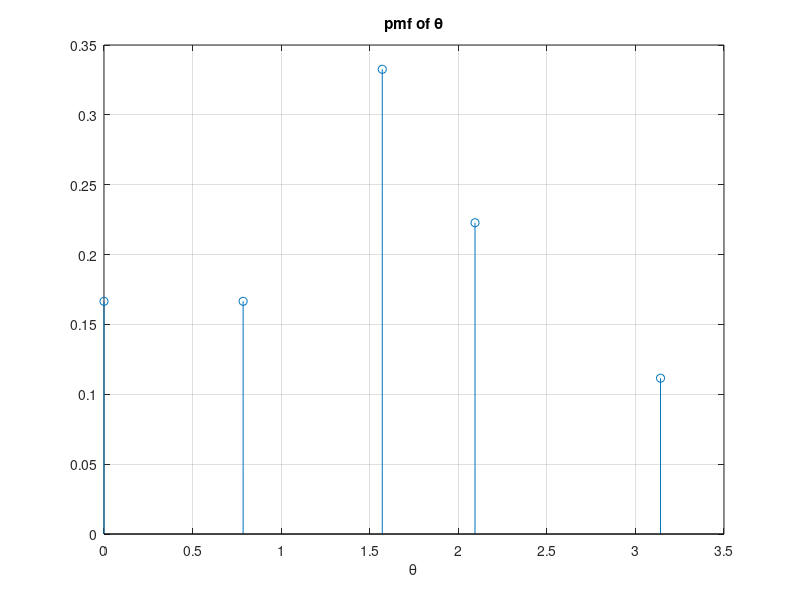
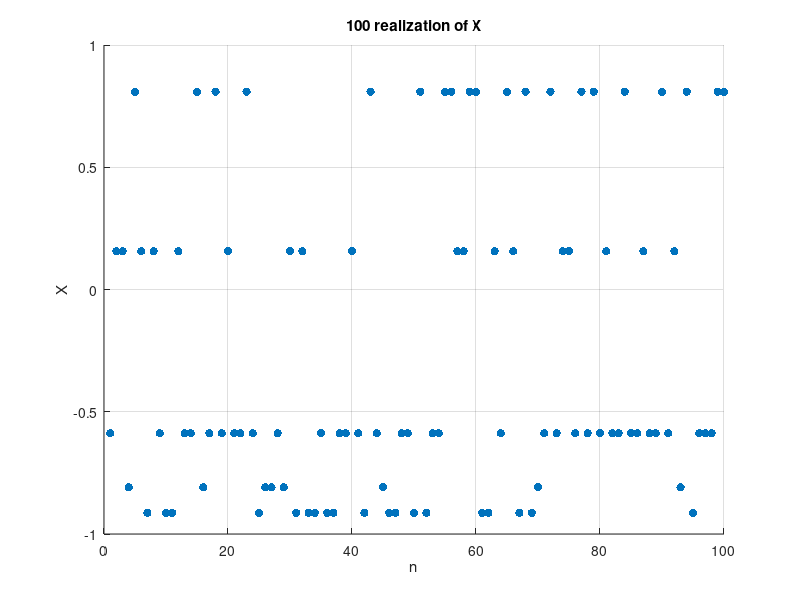
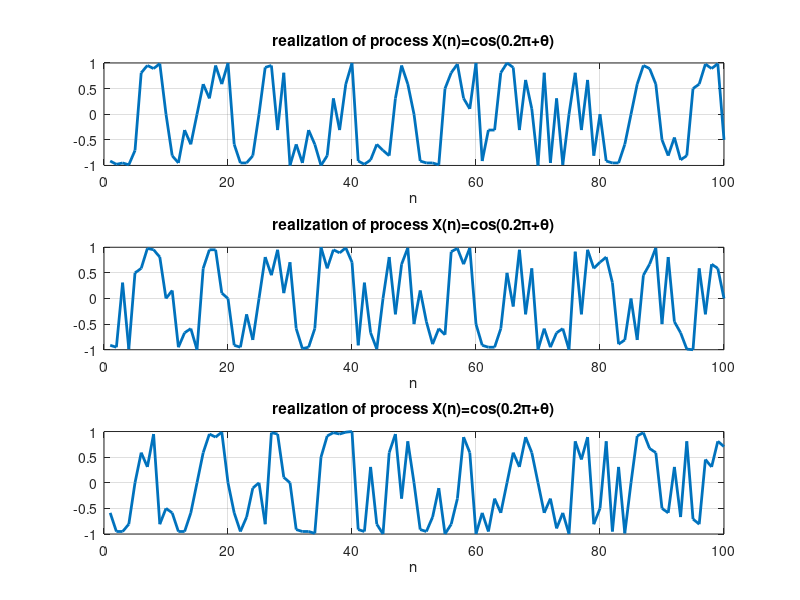
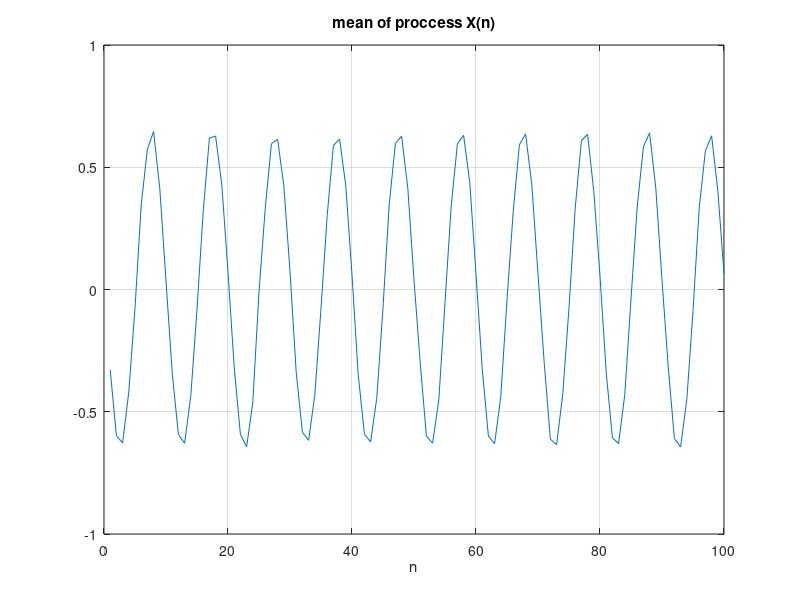

Here is the MATLAB script that generated these plots, in order: (Note: this script raises an error after producing the figures.)
%% Matlab HW03 - Communication Systems
%% Dr.behrouzi 
%% Fall 2018 
%% Student : Mehrsa Pourya 95101247
%% Part 2
%% Q1
% generate teta
clear 
clc
n=100000;
temp=rand(1,n);
indxteta0=find(temp<=1/6);
indxtetapi_4=find((1/6<temp & temp<=1/3));
indxtetapi_2=find((1/3<temp & temp<=2/3));
indxteta2pi_3=find((2/3<temp & temp<=8/9));
indxtetapi=find(8/9<temp);
teta(indxteta0)=0;
teta(indxtetapi_4)=pi/4;
teta(indxtetapi_2)=pi/2;
teta(indxteta2pi_3)=2*pi/3;
teta(indxtetapi)=pi;
% pmf of teta
pmfteta=[length(indxteta0) length(indxtetapi_4) length(indxtetapi_2) ...
    length(indxteta2pi_3) length(indxtetapi)]/n;
x=[0 pi/4 pi/2 2*pi/3 pi];
stem(x,pmfteta)
xlabel('\theta')
title('pmf of \theta')
grid on
% genrate X
figure
X=cos(0.2*pi+teta);
scatter(1:100,X(1:100),'fill')
xlabel('n')
ylabel('X')
title('100 realization of X')
grid on
% pmf of X
figure
pmfX=[length(find(X==cos(0.2*pi)))/n length(find(X==cos(0.2*pi+pi/4)))/n...
    length(find(X==cos(0.2*pi+pi/2)))/n length(find(X==cos(0.2*pi+2*pi/3)))/n...
    length(find(X==cos(0.2*pi+pi)))/n];
Xval=[cos(0.2*pi) cos(0.2*pi+pi/4) cos(0.2*pi+pi/2) cos(0.2*pi+2*pi/3)...
    cos(0.2*pi+pi)];
stem(Xval,pmfX)
grid on 
xlabel('X')
ylabel('Probability')
title('pmf of X')
%% Q 2
clear 
clc
for real =1 : 1000
n=100;
% generate theta
temp=rand(1,n);
indxteta0=find(temp<=1/6);
indxtetapi_4=find((1/6<temp & temp<=1/3));
indxtetapi_2=find((1/3<temp & temp<=2/3));
indxteta2pi_3=find((2/3<temp & temp<=8/9));
indxtetapi=find(8/9<temp);
teta(indxteta0)=0;
teta(indxtetapi_4)=pi/4;
teta(indxtetapi_2)=pi/2;
teta(indxteta2pi_3)=2*pi/3;
teta(indxtetapi)=pi;
nval=1:1:n; 
% process x(n)
X(real,:)=cos(0.2*pi*nval+teta);
    if( real <4 ) 
        subplot(3,1,real)
        plot(X(real,:),'LineWidth',2)
        xlabel('n')
        title('realization of process X(n)=cos(0.2\pi+\theta)')
        grid on
    end
end
% mean of X(n) 
figure
plot(mean(X,1))
xlabel('n')
title('mean of proccess X(n)')
grid on
syms n1 
% theoritical autocorrelation
y=simplify(cos(0.2*pi*n1)*1/6+cos(0.2*pi*n1+pi/4)*...
    1/6+cos(0.2*pi*n1+pi/2)/3+cos(0.2*pi*n1+2*pi/3)*2/9+cos(0.2*pi*n1+pi)/9);
hold on
plot(subs(y,1:100))
legend('simulation','theoritical')
% autocoreelation
for t = 1 : n
    for s = 1 :n
        R(t,s)=mean(X(:,t).*X(:,s));
    end
end
figure
surface(R)
colorbar
title('autocorrelation of process R[X(n)X(m)]')
xlabel('n')
ylabel('m')
for i2 = 1 : n
    avCor(i2)=mean(diag(R,-(n)/2+i2));            % autocorrelation fucnc;
end
figure
plot(-49:50,avCor,'LineWidth',2)
title('autocorrelation of process X(n)')
xlabel('n')
grid on
%% Q3
clear
clc
for real = 1 : 1000;
    rng();
    uvar=2;
    % generate u[n]
    U(real,:)=sqrt(uvar)*randn(1,1000);
    n=-499:1:500;
    X(real,:)=((0.5).^abs(n)).*U(real,:);   % process x[n]
end
for i = 1:1000
    Si(:,i)=((abs(fft(X(i,:)))).^2)/1000;     % cal spectrum for each real.
end
Sir=mean(Si,2);        % average PSD s of each sample func to cal PSD of process
figure
plot(-499:500,fftshift(Sir))
grid on 
title('2-3 PSD of process')
%% Q 4 
clear
clc
for real = 1 :1e3
% generate U(n)
temp=rand(100,1);
U1=find(temp>=0.5);
Um1=find(temp<0.5);
U(U1)=1;
U(Um1)=-1;
% generate X(n)
for n = 1 : 100
X(real,n)=sum(U(1,1:n));
end
    % plot 5 realization
    if ( real < 6)
        subplot(5,1,real)
        plot(1:100,X(real,:),'LineWidth',2)
        xlabel('n')
        title(['part2 - Q4 realization',num2str(real)])
        grid on 
    end
end
% mean 
figure
plot(1:100,mean(X,1))
title('mean of process X[n] part2 Q4')
xlabel('n')
% covariance matrix
figure
surface(cov(X))
R=cov(X);
title('covariance of process X[n] part2 Q4')
xlabel('n')
ylabel('m')
colorbar













